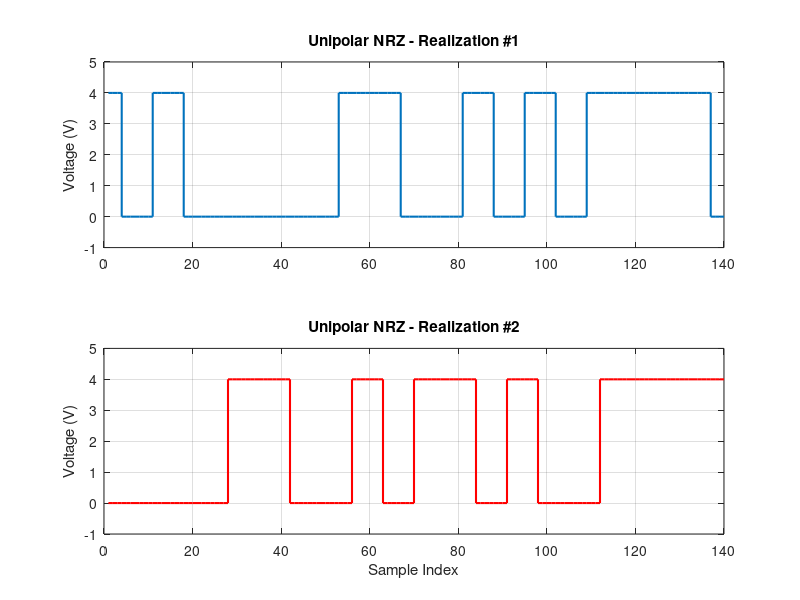

This chart was generated by the following MATLAB code: (Note: this script raises an error after producing the figure.)
%===========Control Flags=========%
N_bits = 100;               %Number of bits per realization
N_realizations = 500;       %Number of realizations;
Pw = 0.07;         %Pulse width of the bit
Ts = 0.01;         % Time sample
L = round(Pw / Ts); %number of samples per symbol period (L=7)
A = 4; %Amplitude

N_fft = 1024;
Fs = 1/Ts;
freq = (-N_fft/2:N_fft/2-1) * (Fs/N_fft);

%==========Creating random_data=======%
data = randi([0 1], N_realizations, N_bits);
%===========Unipolar NRZ Ensemble==========%
fprintf('\n========== UNIPOLAR NRZ ANALYSIS ==========\n');

% Transmitter
Tx_Unipolar = data * A;  %mapping
pulse_unipolar = ones(1, L);  %pulse shape
ensample_unipolar = kron(Tx_Unipolar, pulse_unipolar); %upsamling

% Add random delays
Td_unipolar = randi([0, L-1], N_realizations, 1);
for i = 1:N_realizations
    ensample_unipolar(i, :) = circshift(ensample_unipolar(i, :), [0, Td_unipolar(i)]);
end

% Plot realizations for Unipolar NRZ
figure;
subplot(2, 1, 1);
stairs(ensample_unipolar(1, 1:140), 'LineWidth', 1.5);
title('Unipolar NRZ - Realization #1');
ylim([-1, A+1]);
grid on;
ylabel('Voltage (V)');

subplot(2, 1, 2);
stairs(ensample_unipolar(2, 1:140), 'LineWidth', 1.5, 'Color', 'r');
title('Unipolar NRZ - Realization #2');
ylim([-1, A+1]);
grid on;
ylabel('Voltage (V)');
xlabel('Sample Index');
sgtitle('Unipolar NRZ Realizations with Random Delays');

% Mean calculations
Ex_unipolar = manual_mean(ensample_unipolar, 1);  % ensemble mean
E_samp_unipolar = manual_mean(ensample_unipolar(:, 10)); %sample 10
fprintf('Ensemble Mean of sample 10 = %.4f V (Theoretical: %.2f V)\n', E_samp_unipolar, A/2);

% Autocorrelation - Ensemble
[Rx_unipolar, tau_unipolar] = correlation_manual(ensample_unipolar, 100, 'ensemble');

% Ergodicity - Time means
Ux_unipolar = manual_mean(ensample_unipolar, 2); % time mean for EVERY realization
E_time_unipolar = manual_mean(ensample_unipolar(15, :)); %time mean for ONLY ONE specific realization 
fprintf('Time Mean of realization 15 = %.4f V (Theoretical: %.2f V)\n', E_time_unipolar, A/2);

% Time autocorrelation
[Rx_time_unipolar, lags_time_unipolar] = correlation_manual(ensample_unipolar(10, :), 100, 'time');

% Plot autocorrelation for Unipolar NRZ
figure;
subplot(2, 1, 1);
plot(tau_unipolar*Ts, Rx_unipolar, 'LineWidth', 1.5);
grid on;
title('Unipolar NRZ - Ensemble Autocorrelation R_x(\tau)');
xlabel('\tau (seconds)');
ylabel('R_x(\tau)');
xlim([-0.75 0.75]);

subplot(2, 1, 2);
plot(lags_time_unipolar*Ts, Rx_time_unipolar, 'g', 'LineWidth', 1.5);
grid on;
title('Unipolar NRZ - Time Autocorrelation for Realization #10');
xlabel('\tau (seconds)');
ylabel('R_T(\tau)');
sgtitle('Unipolar NRZ: Ensemble vs Time Autocorrelation');

% Plot mean comparison for Unipolar NRZ
figure;
subplot(2, 1, 1);
plot(Ex_unipolar);
ylim([-1, A+1]);
grid on;
title('Unipolar NRZ - Statistical Mean E[X(t)]');
xlabel('Sample Index (t)');
ylabel('Mean Value (V)');

subplot(2, 1, 2);
plot(Ux_unipolar);
ylim([-1, A+1]);
grid on;
title('Unipolar NRZ - Time Mean <X(t)> for Each Realization');
xlabel('Realization Number');
ylabel('Mean Value (V)');
sgtitle('Unipolar NRZ: E[x(t)] vs <x(t)>');

% Stationarity check for UniPolar NRZ
t1 = 10;
t2 = 50;
window_size = 350;

segment1 = ensample_unipolar(:, t1:t1+window_size);
[R_t1, lags_t1] = correlation_manual(segment1, 50, 'ensemble');

segment2 = ensample_unipolar(:, t2:t2+window_size);
[R_t2, lags_t2] = correlation_manual(segment2, 50, 'ensemble');

figure;
plot(lags_t1 * Ts, R_t1, 'b', 'LineWidth', 1.5);
hold on;
plot(lags_t2 * Ts, R_t2, 'r--', 'LineWidth', 1.5);
grid on;
legend('R_x(\tau) at t_1', 'R_x(\tau) at t_2');
title('Unipolar NRZ - Stationarity Check');
xlabel('\tau (seconds)');
ylabel('R_x(\tau)');


% ---- PSD for Unipolar NRZ ----
mx_unipolar = A/2;                          % theoretical mean (A=4 → 2)

% 1) Subtract mean^2 from every lag to isolate the AC (sinc²) part
Rx_ac_unipolar = Rx_unipolar - mx_unipolar^2;

% 2) Zero-pad the AC autocorrelation into an N_fft-length buffer
Rx_padded_unipolar = zeros(1, N_fft);
center   = floor(N_fft/2) + 1;
half_len = 100;                 % max_tau used in correlation_manual
Rx_padded_unipolar(center - half_len : center + half_len) = Rx_ac_unipolar; % Places the AC autocorrelation in the center of a zero-padded array

% 3) FFT 
PSD_ac_unipolar = fftshift(abs(fft(ifftshift(Rx_padded_unipolar))));

% 4) Represent the DC impulse as a single raised bin (area = mx²)
%    Scale so the spike is visually comparable to the sinc² lobe
PSD_dc_unipolar = zeros(1, N_fft);
DC_spike_height = mx_unipolar^2 / (Fs / N_fft); % impulse strength / freq-res
PSD_dc_unipolar(center) = DC_spike_height;       % narrow spike at f = 0

PSD_final_unipolar = PSD_ac_unipolar + PSD_dc_unipolar;
%S(f) = (A²/4)·δ(f) + (A²T/4)·sinc²(fT)
figure;
plot(freq, PSD_final_unipolar, 'LineWidth', 2, 'Color', [0.8500 0.3250 0.0980]);
grid on;
title('PSD of Unipolar NRZ Signaling');
xlabel('Frequency (Hz)');
ylabel('S_x(f)  [V²/Hz]');
xlim([-120, 120]);

%============Polar NRZ Ensemble==========%
fprintf('\n========== POLAR NRZ ANALYSIS ==========\n');

% Transmitter
Tx_Polar_NRZ = (2*data - 1) * A;
pulse_polar_NRZ = ones(1, L);
ensample_polar_NRZ = kron(Tx_Polar_NRZ, pulse_polar_NRZ);

% Add random delays
Td_polar_NRZ = randi([0, L-1], N_realizations, 1);
for i = 1:N_realizations
    ensample_polar_NRZ(i, :) = circshift(ensample_polar_NRZ(i, :), [0, Td_polar_NRZ(i)]);
end

% Plot realizations for Polar NRZ
figure;
subplot(2, 1, 1);
stairs(ensample_polar_NRZ(1, 1:140), 'LineWidth', 1.5);
title('Polar NRZ - Realization #1');
ylim([-A-1, A+1]);
grid on;
ylabel('Voltage (V)');

subplot(2, 1, 2);
stairs(ensample_polar_NRZ(2, 1:140), 'LineWidth', 1.5, 'Color', 'r');
title('Polar NRZ - Realization #2');
ylim([-A-1, A+1]);
grid on;
ylabel('Voltage (V)');
xlabel('Sample Index');
sgtitle('Polar NRZ Realizations with Random Delays');

% Mean calculations
Ex_polar_NRZ = manual_mean(ensample_polar_NRZ, 1);
E_samp_polar_NRZ = manual_mean(ensample_polar_NRZ(:, 10));
fprintf('Ensemble Mean of sample 10 = %.4f V (Theoretical: 0 V)\n', E_samp_polar_NRZ);

% Autocorrelation - Ensemble
[Rx_polar_NRZ, tau_polar_NRZ] = correlation_manual(ensample_polar_NRZ, 100, 'ensemble');

% Time means
Ux_polar_NRZ = manual_mean(ensample_polar_NRZ, 2);
E_time_polar_NRZ = manual_mean(ensample_polar_NRZ(15, :));
fprintf('Time Mean of realization 15 = %.4f V (Theoretical: 0 V)\n', E_time_polar_NRZ);

% Time autocorrelation
[Rx_time_polar_NRZ, lags_time_polar_NRZ] = correlation_manual(ensample_polar_NRZ(10, :), 100, 'time');

% Plot autocorrelation for Polar NRZ
figure;
subplot(2, 1, 1);
plot(tau_polar_NRZ*Ts, Rx_polar_NRZ, 'LineWidth', 1.5);
grid on;
title('Polar NRZ - Ensemble Autocorrelation R_x(\tau)');
xlabel('\tau (seconds)');
ylabel('R_x(\tau)');
xlim([-0.75 0.75]);

subplot(2, 1, 2);
plot(lags_time_polar_NRZ*Ts, Rx_time_polar_NRZ, 'g', 'LineWidth', 1.5);
grid on;
title('Polar NRZ - Time Autocorrelation for Realization #10');
xlabel('\tau (seconds)');
ylabel('R_T(\tau)');
sgtitle('Polar NRZ: Ensemble vs Time Autocorrelation');

% Plot mean comparison for Polar NRZ
figure;
subplot(2, 1, 1);
plot(Ex_polar_NRZ);
ylim([-A-1, A+1]);
grid on;
title('Polar NRZ - Statistical Mean E[X(t)]');
xlabel('Sample Index (t)');
ylabel('Mean Value (V)');

subplot(2, 1, 2);
plot(Ux_polar_NRZ);
ylim([-A-1, A+1]);
grid on;
title('Polar NRZ - Time Mean <X(t)> for Each Realization');
xlabel('Realization Number');
ylabel('Mean Value (V)');
sgtitle('Polar NRZ: E[x(t)] vs <x(t)>');

% Stationarity check for Polar NRZ
t1 = 10;
t2 = 50;
window_size = 350;

segment1 = ensample_polar_NRZ(:, t1:t1+window_size);
[R_t1, lags_t1] = correlation_manual(segment1, 50, 'ensemble');

segment2 = ensample_polar_NRZ(:, t2:t2+window_size);
[R_t2, lags_t2] = correlation_manual(segment2, 50, 'ensemble');

figure;
plot(lags_t1 * Ts, R_t1, 'b', 'LineWidth', 1.5);
hold on;
plot(lags_t2 * Ts, R_t2, 'r--', 'LineWidth', 1.5);
grid on;
legend('R_x(\tau) at t_1', 'R_x(\tau) at t_2');
title('Polar NRZ - Stationarity Check');
xlabel('\tau (seconds)');
ylabel('R_x(\tau)');

% ---- PSD for Polar NRZ ----
Rx_padded_polar_NRZ = zeros(1, N_fft);
Rx_padded_polar_NRZ(center - half_len : center + half_len) = Rx_polar_NRZ;
PSD_final_polar_NRZ = fftshift(abs(fft(ifftshift(Rx_padded_polar_NRZ))));

figure;
plot(freq, PSD_final_polar_NRZ, 'LineWidth', 2, 'Color', [0 0.4470 0.7410]);
grid on;
title('PSD of Polar NRZ Signaling');
xlabel('Frequency (Hz)');
ylabel('Magnitude');
xlim([-120, 120]);


%==============Polar RZ Ensemble========%
fprintf('\n========== POLAR RZ ANALYSIS ==========\n');

% Transmitter
Tx_RZ = (2*data - 1) * A;
pulse_RZ = [ones(1, floor(L/2)), zeros(1, ceil(L/2))];
ensample_RZ = kron(Tx_RZ, pulse_RZ);

% Add random delays
Td_RZ = randi([0, L-1], N_realizations, 1);
for i = 1:N_realizations
    ensample_RZ(i, :) = circshift(ensample_RZ(i, :), [0, Td_RZ(i)]);
end

% Plot realizations for Polar RZ
figure;
subplot(2, 1, 1);
stairs(ensample_RZ(1, 1:140), 'LineWidth', 1.5);
title('Polar RZ - Realization #1');
ylim([-A-1, A+1]);
grid on;
ylabel('Voltage (V)');

subplot(2, 1, 2);
stairs(ensample_RZ(2, 1:140), 'LineWidth', 1.5, 'Color', 'r');
title('Polar RZ - Realization #2');
ylim([-A-1, A+1]);
grid on;
ylabel('Voltage (V)');
xlabel('Sample Index');
sgtitle('Polar RZ Realizations with Random Delays');

% Mean calculations
Ex_RZ = manual_mean(ensample_RZ, 1);
E_samp_RZ = manual_mean(ensample_RZ(:, 10));
fprintf('Ensemble Mean of sample 10 = %.4f V (Theoretical: 0 V)\n', E_samp_RZ);

% Autocorrelation - Ensemble
[Rx_RZ, tau_RZ] = correlation_manual(ensample_RZ, 100, 'ensemble');

% Time means
Ux_RZ = manual_mean(ensample_RZ, 2);
E_time_RZ = manual_mean(ensample_RZ(15, :));
fprintf('Time Mean of realization 15 = %.4f V (Theoretical: 0 V)\n', E_time_RZ);

% Time autocorrelation
[Rx_time_RZ, lags_time_RZ] = correlation_manual(ensample_RZ(10, :), 100, 'time');

% Plot autocorrelation for Polar RZ
figure;
subplot(2, 1, 1);
plot(tau_RZ*Ts, Rx_RZ, 'LineWidth', 1.5);
grid on;
title('Polar RZ - Ensemble Autocorrelation R_x(\tau)');
xlabel('\tau (seconds)');
ylabel('R_x(\tau)');
xlim([-0.75 0.75]);

subplot(2, 1, 2);
plot(lags_time_RZ*Ts, Rx_time_RZ, 'g', 'LineWidth', 1.5);
grid on;
title('Polar RZ - Time Autocorrelation for Realization #10');
xlabel('\tau (seconds)');
ylabel('R_T(\tau)');
sgtitle('Polar RZ: Ensemble vs Time Autocorrelation');

% Plot mean comparison for Polar RZ
figure;
subplot(2, 1, 1);
plot(Ex_RZ);
ylim([-1, 1]);
grid on;
title('Polar RZ - Statistical Mean E[X(t)]');
xlabel('Sample Index (t)');
ylabel('Mean Value (V)');

subplot(2, 1, 2);
plot(Ux_RZ);
ylim([-1, 1]);
grid on;
title('Polar RZ - Time Mean <X(t)> for Each Realization');
xlabel('Realization Number');
ylabel('Mean Value (V)');
sgtitle('Polar RZ: E[x(t)] vs <x(t)>');

% Stationarity check for Polar RZ
t1 = 10;
t2 = 50;
window_size = 350;

segment1 = ensample_RZ(:, t1:t1+window_size);
[R_t1, lags_t1] = correlation_manual(segment1, 50, 'ensemble');

segment2 = ensample_RZ(:, t2:t2+window_size);
[R_t2, lags_t2] = correlation_manual(segment2, 50, 'ensemble');

figure;
plot(lags_t1 * Ts, R_t1, 'b', 'LineWidth', 1.5);
hold on;
plot(lags_t2 * Ts, R_t2, 'r--', 'LineWidth', 1.5);
grid on;
legend('R_x(\tau) at t_1', 'R_x(\tau) at t_2');
title('Polar RZ - Stationarity Check');
xlabel('\tau (seconds)');
ylabel('R_x(\tau)');

% ---- PSD for Polar RZ ----
Rx_padded_RZ = zeros(1, N_fft);
Rx_padded_RZ(center - half_len : center + half_len) = Rx_RZ;
PSD_final_RZ = fftshift(abs(fft(ifftshift(Rx_padded_RZ))));

figure;
plot(freq, PSD_final_RZ, 'LineWidth', 2, 'Color', [0.4940 0.1840 0.5560]);
grid on;
title('PSD of Polar RZ Signaling');
xlabel('Frequency (Hz)');
ylabel('Magnitude');
xlim([-120, 120]);


%========================================
% FUNCTIONS
%========================================

% MEAN
%manual_mean(x)           % auto-detects vector
%manual_mean(matrix, 1)   % ensemble mean
%manual_mean(matrix, 2)   % time mean
function mean_val = manual_mean(data, dim)

    % Case 1: Compute average of all elements in the array
    if nargin == 1 
        mean_val = sum(data, 'all') / numel(data);
   
      % Case 2: Compute average of each column (down the rows)
    elseif dim == 1
        mean_val = sum(data, 1) / size(data, 1);
        
     % Case 3: Compute average of each row (across the columns)
    elseif dim == 2 
        mean_val = sum(data, 2) / size(data, 2);
    end
end

% CORRELATION
    % ONE FUNCTION for BOTH ensemble and time autocorrelation
    % INPUTS
    %   max_tau: maximum time shift
    %   type: 'ensemble' or 'time'
    %
    % OUTPUTS:
    %   Rx: autocorrelation values
    %   tau: lag values
function [Rx, tau] = correlation_manual(signal, max_tau, type)
    tau = -max_tau:max_tau;     % Create lag vector from -max_tau to +max_tau
    Rx = zeros(1, length(tau));   % Initialize output array with zeros (size = 2*max_tau + 1) 
       %CASE 1: ENSEMBLE AUTOCORRELATION
    if strcmp(type, 'ensemble')
        [N_realizations, N_samples] = size(signal);

        for i = 1:length(tau)
            shift = tau(i);
            sum_val = 0;
            count = 0;
            if shift >= 0
                for t_idx = 1:(N_samples - shift)
                    for j = 1:N_realizations
                        sum_val = sum_val + signal(j, t_idx) * signal(j, t_idx + shift);
                    end
                    count = count + 1;
                end
            else
                for t_idx = (1 - shift):N_samples
                    for j = 1:N_realizations
                        sum_val = sum_val + signal(j, t_idx) * signal(j, t_idx + shift);
                    end
                    count = count + 1;
                end
            end

            if count > 0
                Rx(i) = sum_val / (N_realizations * count);
            else
                Rx(i) = 0;
            end
        end
% CASE 2: TIME AUTOCORRELATION
    elseif strcmp(type, 'time')
        if isvector(signal)
            signal = signal(:)'; % Ensure signal is a row vector (1 × N)
        end
        N = length(signal);
 % Loop through each lag value
        for i = 1:length(tau)
            lag = tau(i);
            sum_val = 0; % Accumulator for sum of products
            count = 0;   % Counter for number of valid samples
            % ================================================================
            % POSITIVE LAG (τ ≥ 0): Shift signal to the right
            % Valid indices: n = 1 to N-τ
            % ================================================================
            if lag >= 0
                for n = 1:N-lag
                    sum_val = sum_val + signal(n) * signal(n+lag);
                    count = count + 1;
                end
            % ================================================================
            % NEGATIVE LAG (τ < 0): Shift signal to the left
            % Valid indices: n = 1-τ to N (since lag is negative)
            % Equivalent to positive lag with symmetric property: R(-τ) = R(τ)
            % ================================================================
            else
                for n = 1:N+lag     % Note: lag is negative, so N+lag < N
                    sum_val = sum_val + signal(n) * signal(n-lag);
                    count = count + 1;
                end
            end
  % Average the sum (unbiased estimate: divide by actual number of pairs)
            if count > 0
                Rx(i) = sum_val / count;
            else
                Rx(i) = 0;
            end
        end
    end
end

ExportFigures;
